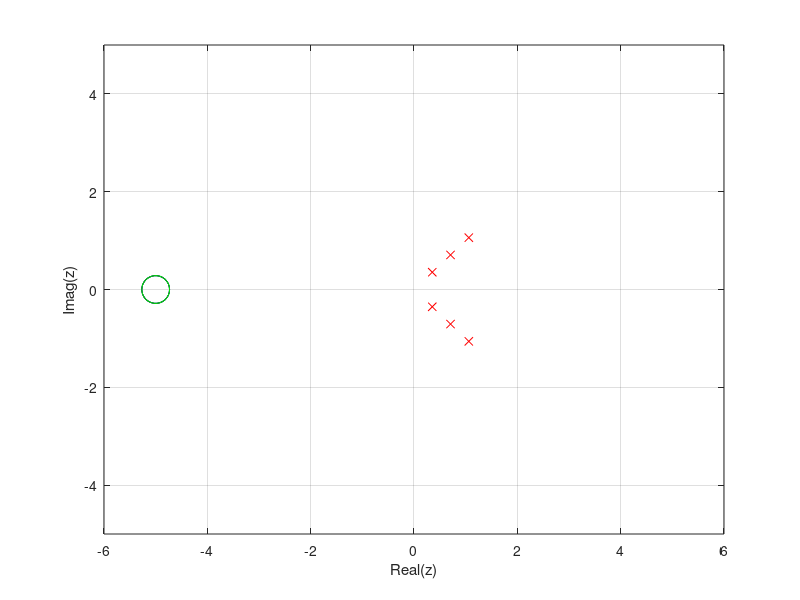
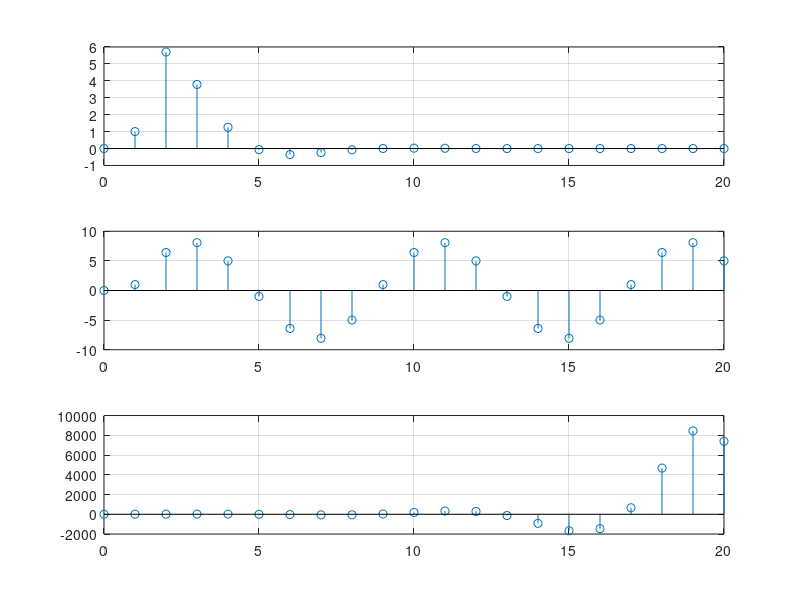

Write MATLAB code to recreate these figures, in order.
clc;
clear;

z1 = -5
p1 = [sqrt(2)/4 + (sqrt(2)/4)*1i sqrt(2)/4 - (sqrt(2)/4)*1i];
[b1, a1] = zp2tf(z1, p1, 1);

z2 = -5
p2 = [sqrt(2)/2 + (sqrt(2)/2)*1i sqrt(2)/2 - (sqrt(2)/2)*1i];
[b2, a2] = zp2tf(z2, p2, 1);

z3 = -5
p3 = [sqrt(2)*1.5/2 + (sqrt(2)*1.5/2)*1i sqrt(2)*1.5/2 - (sqrt(2)*1.5/2)*1i];
[b3, a3] = zp2tf(z3, p3, 1);
% 그림의 각 시스템의 pole과 zero로부터 전달함수의 계수를 구함

figure(1)
plot(real(p1), imag(p1),'xr',real(z1),imag(z1),'ob','MarkerSize',20);
grid on;
hold on;
plot(real(p2), imag(p2),'xr',real(z2),imag(z2),'ok','MarkerSize',20);
plot(real(p3), imag(p3),'xr',real(z3),imag(z3),'og','MarkerSize',20);
xlabel('Real(z)');
ylabel('Imag(z)');
axis([-6 6 -5 5]);

[r1,p1,k1] = residue(b1,a1);

t = 0:1:20;
x1 = zeros(1, 21);
for i = 1:1:length(r1)
        for k=1:1:20
            x1(k+1) = x1(k+1) + r1(i)*p1(i)^t(k);
        end
end
n = 0:1:20;

figure(2)
subplot(311);
stem(n, x1);
grid on;

[r2,p2,k2] = residue(b2,a2);

t = 0:1:20;
x1 = zeros(1, 21);
for i = 1:1:length(r2)
        for k=1:1:20
            x1(k+1) = x1(k+1) + r2(i)*p2(i)^t(k);
        end
end
n = 0:1:20;

figure(2)
subplot(312);
stem(n, x1);
grid on;

[r3,p3,k3] = residue(b3,a3);

t = 0:1:20;
x1 = zeros(1, 21);
for i = 1:1:length(r1)
        for k=1:1:20
            x1(k+1) = x1(k+1) + r3(i)*p3(i)^t(k);
        end
end
n = 0:1:20;

figure(2)
subplot(313);
stem(n, x1);
grid on;